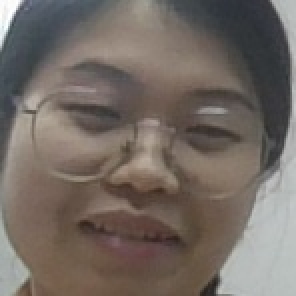
#> input picture images/Linh/46.jpg, 148 x 148 px, given in place of the camera (shown 2 times larger)
$ jupyter execute PCA.ipynb   (text cells are left out)
#> lines starting #> are read from the running program, lines starting #| are printed output that depends on the picture; after the words box and inside, x2 and y2 are one past the last pixel; in counts of white or black regions, pixels touching at a corner belong together
[cell 1]
from PIL import Image
import pandas as pd
import matplotlib.pyplot as plt
import cv2
import os
import numpy as np

[cell 2]
video=cv2.VideoCapture(0)
facedetect=cv2.CascadeClassifier('E:/UwayInternshipLearning/FaceRecognition/haarcascade_frontalFace_default.xml')
count=0

nameID=str((input('name: ')).lower())
#> the answer given: images/Linh/46.jpg
path='images/'+nameID

Exist=os.path.exists(path)

if Exist:
  print('Exist!')
  nameID=str(input("Enter name: "))
#> the answer given: images/Linh/43.jpg
else:
  os.makedirs(path)

while True:
  ret,frame=video.read()
#> frame is the input picture: shape (148, 148, 3); mean B, G, R 99.7, 106.3, 115.7
  faces=facedetect.detectMultiScale(frame)
#> faces = [[10, 10, 129, 129]]
  for x,y,w,h in faces:
    count+=1
    name='./images/'+nameID+'/'+str(count)+'.jpg'
    print('.....',name)
    cv2.imwrite(name,frame[y:y+h,x:x+w])
    cv2.rectangle(frame,(x,y),(x+w,y+h),(0,255,0),3)
#> this loop made 1 pass
#> (x, y, w, h, count, name) on pass 1: (10, 10, 129, 129, 1, './images/images/Linh/43.jpg/1.jpg')
#> (printed output is left out)
#> pass 1, `cv2.imwrite(name,frame[y:y+h,x:x+w])`:
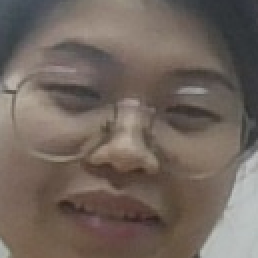
#> saved as 1.jpg: shape (129, 129, 3) (shown 2 times larger); mean B, G, R 93.7, 101.7, 113.5
#> after the loop:
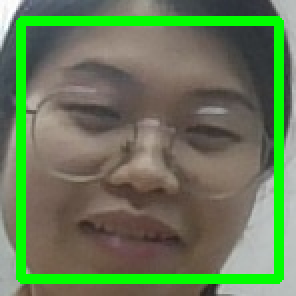
#> frame: shape (148, 148, 3) (shown 2 times larger); 11.72% of pixels changed, all inside (x1, y1, x2, y2) = (8, 8, 142, 142)
#> after the loop, count = 1
  cv2.imshow('windowFrame ',frame)
  cv2.waitKey(1)
  if count>300:
    break
video.release()
cv2.destroyAllWindows()
